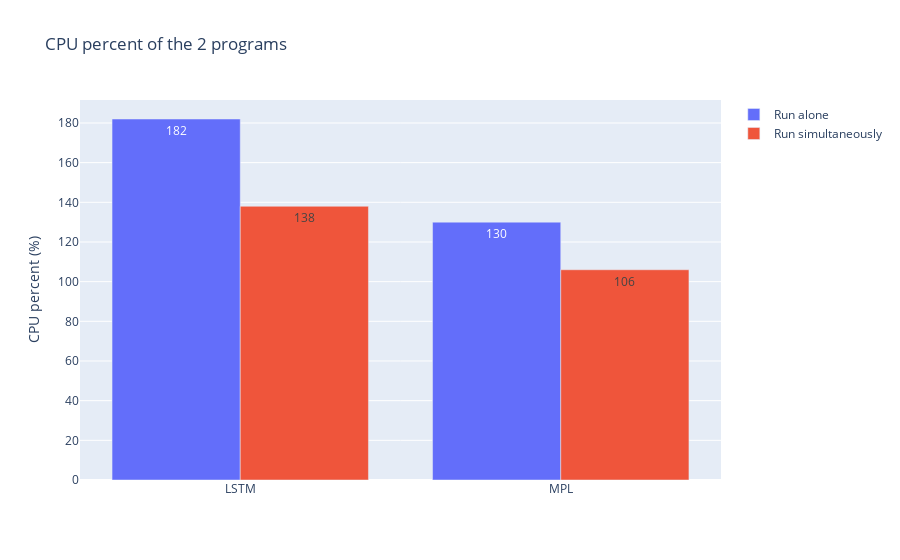

The code cell stored with this chart in its notebook:
### Code cell
x=["LSTM", 'MPL']
y_alone = [182, 130]
y_simultaneously = [138, 106]

fig = go.Figure(data=[
    go.Bar(name='Run alone', x=x, y=y_alone,   text=y_alone, textposition='auto'),
    go.Bar(name='Run simultaneously', x=x, y=y_simultaneously,  text=y_simultaneously, textposition='auto')
])
# Change the bar mode
fig.update_layout(barmode='group', 
    title='CPU percent of the 2 programs',
                   yaxis=dict(
        title='CPU percent (%)',
    ),
                 )



fig.show()

### Figure 1 — Plotly figure (JSON) as saved in the notebook; plotly's stock layout.template omitted (floating-point values rounded to 4 significant figures)
{"data": [{"name": "Run alone", "text": ["182", "130"], "textposition": "auto", "type": "bar", "x": ["LSTM", "MPL"], "y": [182, 130]}, {"name": "Run simultaneously", "text": ["138", "106"], "textposition": "auto", "type": "bar", "x": ["LSTM", "MPL"], "y": [138, 106]}], "layout": {"barmode": "group", "title": {"text": "CPU percent of the 2 programs"}, "yaxis": {"title": {"text": "CPU percent (%)"}}}}
